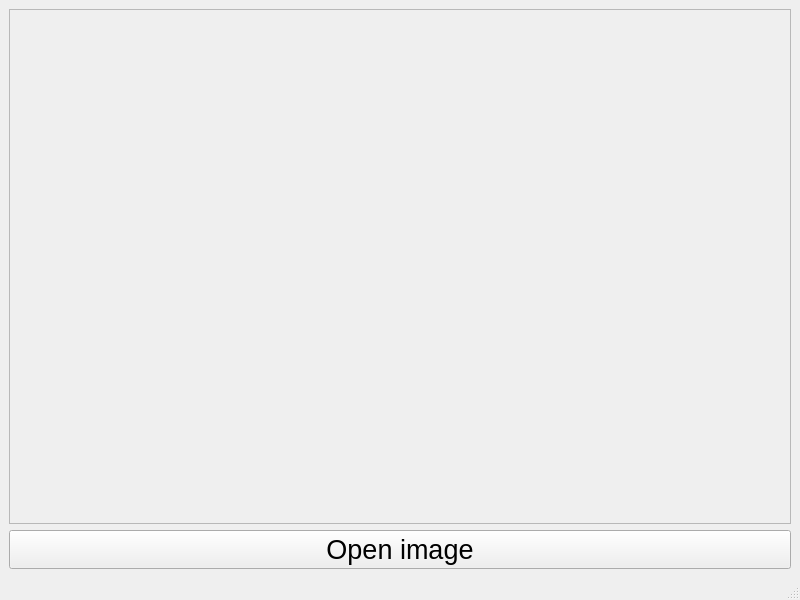
<?xml version="1.0" encoding="UTF-8"?>
<ui version="4.0">
 <class>MainWindow</class>
 <widget class="QMainWindow" name="MainWindow">
  <property name="geometry">
   <rect>
    <x>0</x>
    <y>0</y>
    <width>800</width>
    <height>600</height>
   </rect>
  </property>
  <property name="windowTitle">
   <string>MainWindow</string>
  </property>
  <widget class="QWidget" name="centralwidget">
   <layout class="QVBoxLayout" name="verticalLayout">
    <item>
     <widget class="QScrollArea" name="scrollArea">
      <property name="widgetResizable">
       <bool>true</bool>
      </property>
      <widget class="QWidget" name="scrollAreaWidgetContents">
       <property name="geometry">
        <rect>
         <x>0</x>
         <y>0</y>
         <width>780</width>
         <height>491</height>
        </rect>
       </property>
       <layout class="QVBoxLayout" name="verticalLayout_2">
        <item>
         <layout class="QVBoxLayout" name="vlay_im"/>
        </item>
       </layout>
      </widget>
     </widget>
    </item>
    <item>
     <widget class="QPushButton" name="pb_openGallery">
      <property name="font">
       <font>
        <pointsize>20</pointsize>
       </font>
      </property>
      <property name="text">
       <string>Open image</string>
      </property>
     </widget>
    </item>
   </layout>
  </widget>
  <widget class="QMenuBar" name="menubar">
   <property name="geometry">
    <rect>
     <x>0</x>
     <y>0</y>
     <width>800</width>
     <height>20</height>
    </rect>
   </property>
  </widget>
  <widget class="QStatusBar" name="statusbar"/>
 </widget>
 <resources/>
 <connections/>
</ui>
